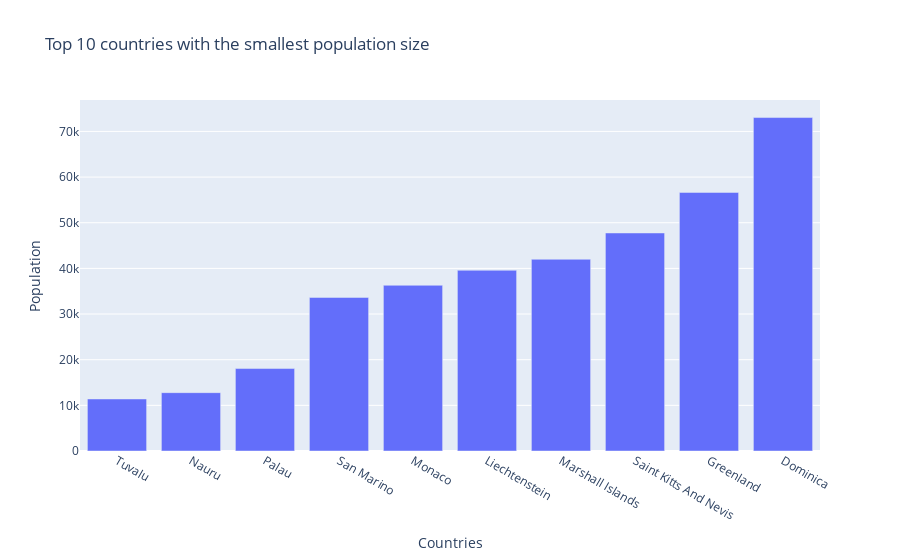

The cell this chart's notebook holds for it:
### Code cell
fig = go.Figure([go.Bar(x=least_pop['country name'], y=least_pop['current population'])])
fig.update_layout(title="Top 10 countries with the smallest population size", xaxis_title="Countries",
    yaxis_title="Population")
fig.show()

### Figure 1 — Plotly figure (JSON) as saved in the notebook; plotly's stock layout.template omitted (floating-point values rounded to 4 significant figures)
{"data": [{"type": "bar", "x": ["Tuvalu", "Nauru", "Palau", "San Marino", "Monaco", "Liechtenstein", "Marshall Islands", "Saint Kitts And Nevis", "Greenland", "Dominica"], "y": [11396, 12780, 18058, 33642, 36297, 39584, 41996, 47755, 56643, 73040]}], "layout": {"title": {"text": "Top 10 countries with the smallest population size"}, "xaxis": {"title": {"text": "Countries"}}, "yaxis": {"title": {"text": "Population"}}}}
